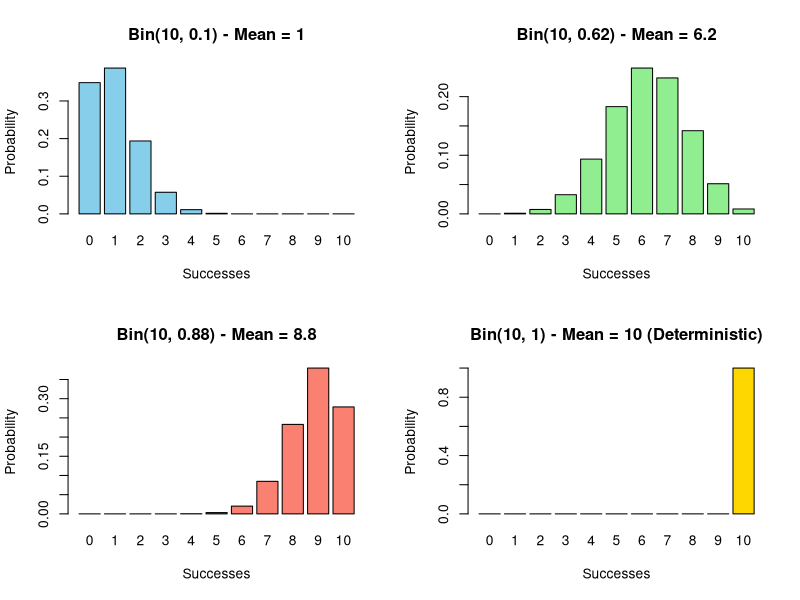
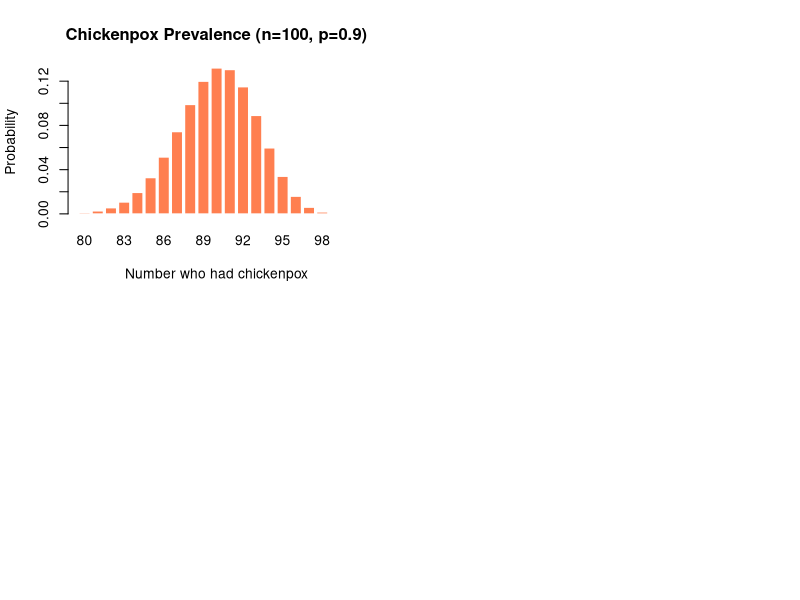

Reproduce these figures in R, in order.
##########################################################
# Math/DA 314/514 - Probability Exercise
# Binomial Distributions & Random Graph Theory
# Author: Aaron Kapamba
# Date: 2024
#
# Topics: Binomial probability, random sampling, 
#         network theory applications
##########################################################

# ========================================================
# PART 1: Basic Probability in R
# ========================================================

# Flipping 10 fair coins
S <- c("T","H")
sample(S, size=10, replace = TRUE)

# All possible outcomes (first 5 and last 5)
randomsamples <- expand.grid(coin1 = S, coin2 = S, coin3 = S, coin4 = S, coin5 = S, 
                             coin6 = S, coin7 = S, coin8 = S, coin9 = S, coin10 = S)
head(randomsamples, n=5)	
tail(randomsamples, n=5)

# ========================================================
# PART 2: Bernoulli Trials
# ========================================================

# Fair coin simulation (p = 0.5)
sample(0:1, size=10, replace = TRUE)

# Biased coin simulation (p = 0.9)
p <- 0.9 
sample(0:1, size=10, replace = TRUE, prob=c(1-p, p))

# All possible trial combinations
randomtrials <- expand.grid(Trial1 = 0:1, Trial2 = 0:1, Trial3 = 0:1, Trial4 = 0:1, Trial5 = 0:1, 
                            Trial6 = 0:1, Trial7 = 0:1, Trial8 = 0:1, Trial9 = 0:1, Trial10 = 0:1)
head(randomtrials, n=5)	
tail(randomtrials, n=5)

# ========================================================
# PART 3: Binomial Distribution Functions
# ========================================================

# (1) P(X = 57) where X ~ Bin(100, 0.5)
dbinom(57, size=100, prob=0.5)

# (2) P(X ≤ 57) where X ~ Bin(100, 0.5)
pbinom(57, size=100, prob=0.5)

# (3) Median of Bin(17, 1/3)
qbinom(0.5, size=17, prob=1/3)

# (4) 4 random samples from Bin(10, 0.8)
rbinom(n=4, size=10, prob=0.8)

# (5) P(X > 57) where X ~ Bin(100, 0.5)
1 - pbinom(57, size=100, prob=0.5)

# (6) P(44 < X < 56) where X ~ Bin(100, 0.5)
sum(dbinom(45:55, size=100, prob=0.5))

# ========================================================
# PART 4: Binomial Function Reference
# ========================================================
# dbinom() -> P(X = k)  [Probability mass function]
# pbinom() -> P(X ≤ k)  [Cumulative distribution]
# qbinom() -> Quantiles (find k given probability)
# rbinom() -> Random sampling from binomial distribution

# sample() syntax explanation:
# sample(0:1, size=10, replace=TRUE)
# - 0:1 = possible outcomes (0=Tail, 1=Head)
# - size=10 = number of trials
# - replace=TRUE = sampling with replacement (independent trials)

# ========================================================
# PART 5: Visualization of Binomial Distributions
# ========================================================

# Create a 2x2 grid of plots
par(mfrow = c(2, 2))

# Bin(10, 0.1) - Left-skewed, mean = 1
barplot(dbinom(0:10, 10, 0.1), main = "Bin(10, 0.1) - Mean = 1", 
        names.arg=0:10, col="skyblue", xlab="Successes", ylab="Probability")

# Bin(10, 0.62) - Slightly right-skewed, mean = 6.2
barplot(dbinom(0:10, 10, 0.62), main = "Bin(10, 0.62) - Mean = 6.2", 
        names.arg=0:10, col="lightgreen", xlab="Successes", ylab="Probability")

# Bin(10, 0.88) - Right-skewed, mean = 8.8
barplot(dbinom(0:10, 10, 0.88), main = "Bin(10, 0.88) - Mean = 8.8", 
        names.arg=0:10, col="salmon", xlab="Successes", ylab="Probability")

# Bin(10, 1) - Deterministic (always 10 successes), mean = 10
barplot(dbinom(0:10, 10, 1), main = "Bin(10, 1) - Mean = 10 (Deterministic)", 
        names.arg=0:10, col="gold", xlab="Successes", ylab="Probability")

# ========================================================
# PART 6: Real-World Application - Disease Prevalence
# ========================================================

# Problem: 90% of Americans had chickenpox by adulthood
# Sample: n = 100 adults
# Find: P(exactly 97 out of 100 had chickenpox)

# Check Binomial conditions:
# 1. Fixed number of trials (n=100) ✓
# 2. Independent trials (random sample) ✓
# 3. Two outcomes (had chickenpox / didn't) ✓
# 4. Constant probability (p=0.9) ✓

# Calculate probability
probability_97 <- dbinom(97, size=100, prob=0.9)
print(paste("P(exactly 97 had chickenpox) =", probability_97))

# Visualize the distribution
barplot(dbinom(80:100, 100, 0.9), main = "Chickenpox Prevalence (n=100, p=0.9)",
        names.arg=80:100, col="coral", xlab="Number who had chickenpox", 
        ylab="Probability", border="white")

# ========================================================
# PART 7: Random Graph Theory (Advanced)
# ========================================================

# Problem: 100 vertices (nodes). For each pair, flip a coin with P(edge)=p
# Let X = number of edges in the random graph

# Number of possible pairs = C(100, 2) = 100*99/2 = 4950
n_vertices <- 100
n_pairs <- choose(n_vertices, 2)  # = 4950

# X ~ Bin(n_pairs, p)
# For p = 0.01 (sparse graph), 0.05, 0.1

p_values <- c(0.01, 0.05, 0.1)
expected_edges <- n_pairs * p_values

print("Random Graph Properties:")
print(paste("Number of vertices:", n_vertices))
print(paste("Number of possible edges:", n_pairs))
for(i in 1:length(p_values)) {
  print(paste("p =", p_values[i], "-> Expected edges =", expected_edges[i]))
}

# Degree of a vertex Y ~ Bin(n_vertices - 1, p)
# Each vertex can connect to the other 99 vertices
degree_n <- n_vertices - 1  # = 99

print("\nVertex Degree Distribution:")
for(i in 1:length(p_values)) {
  expected_degree <- degree_n * p_values[i]
  print(paste("p =", p_values[i], "-> Expected degree =", expected_degree))
}

# ========================================================
# SUMMARY & KEY INSIGHTS
# ========================================================
# 
# 1. Binomial distributions model count of successes in fixed trials
# 2. R provides 4 core functions: d,p,q,r + binom
# 3. Visualizations reveal distribution shape based on p
# 4. Real applications: disease prevalence, random networks
# 5. Random graph theory applies to social media, neural networks,
#    epidemiology, and communication systems
#
# ========================================================
